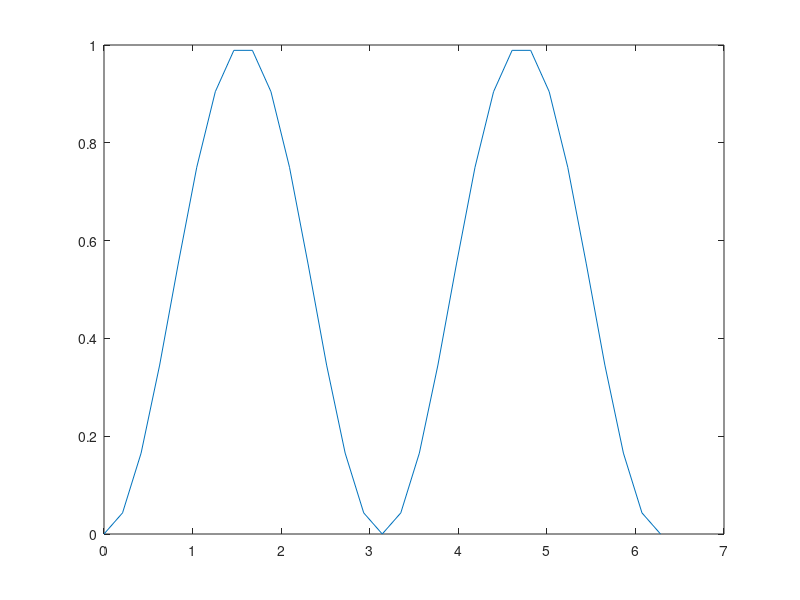

MATLAB code to generate this figure: (Note: this script raises an error after producing the figure.)

% test driver for integrate function

t0 = 0;
T  = 2*pi;
N  = 31; % number of points, odd for best results.
		 % number of intervals is one less

figure (1) ; clf ;

x = linspace (t0, T, N);
dx = (T - t0) / (N - 1); % interval width

% y = x .* x;

n = 1;
k = 1;

y1 = sin (n * x);
y2 = sin (k * x);
y  = y1 .* y2;

clear res stat

clf 
plot (x, y) ; hold on ; plot (x, y, '*', 'r', 'Size', dx / 6);
[res, stat] = integrate (y, dx);
disp (sprintf ('Results = %3.3f', res));

if stat ~= 0,
	disp (sprintf ('Status  = %f', stat));
end
